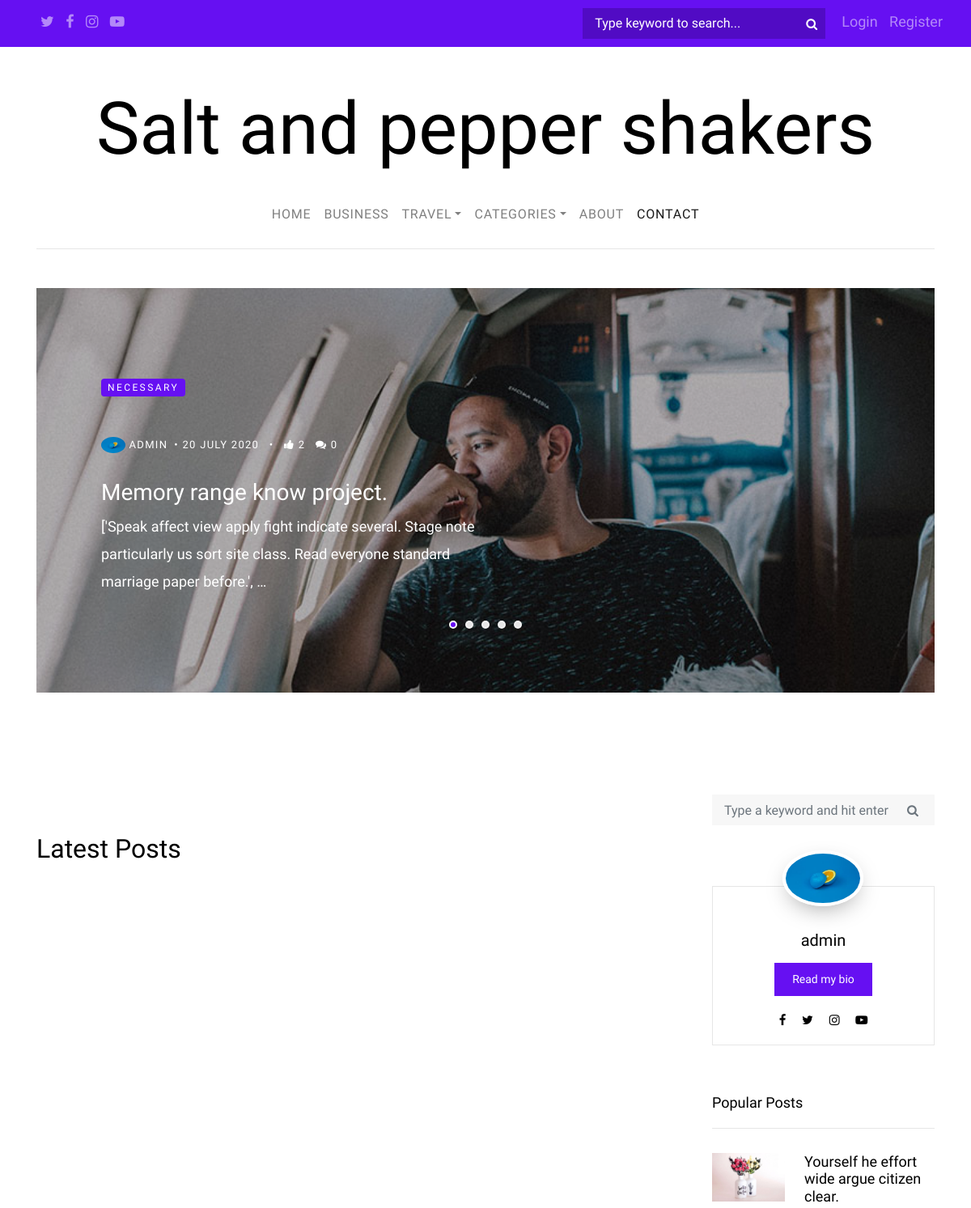
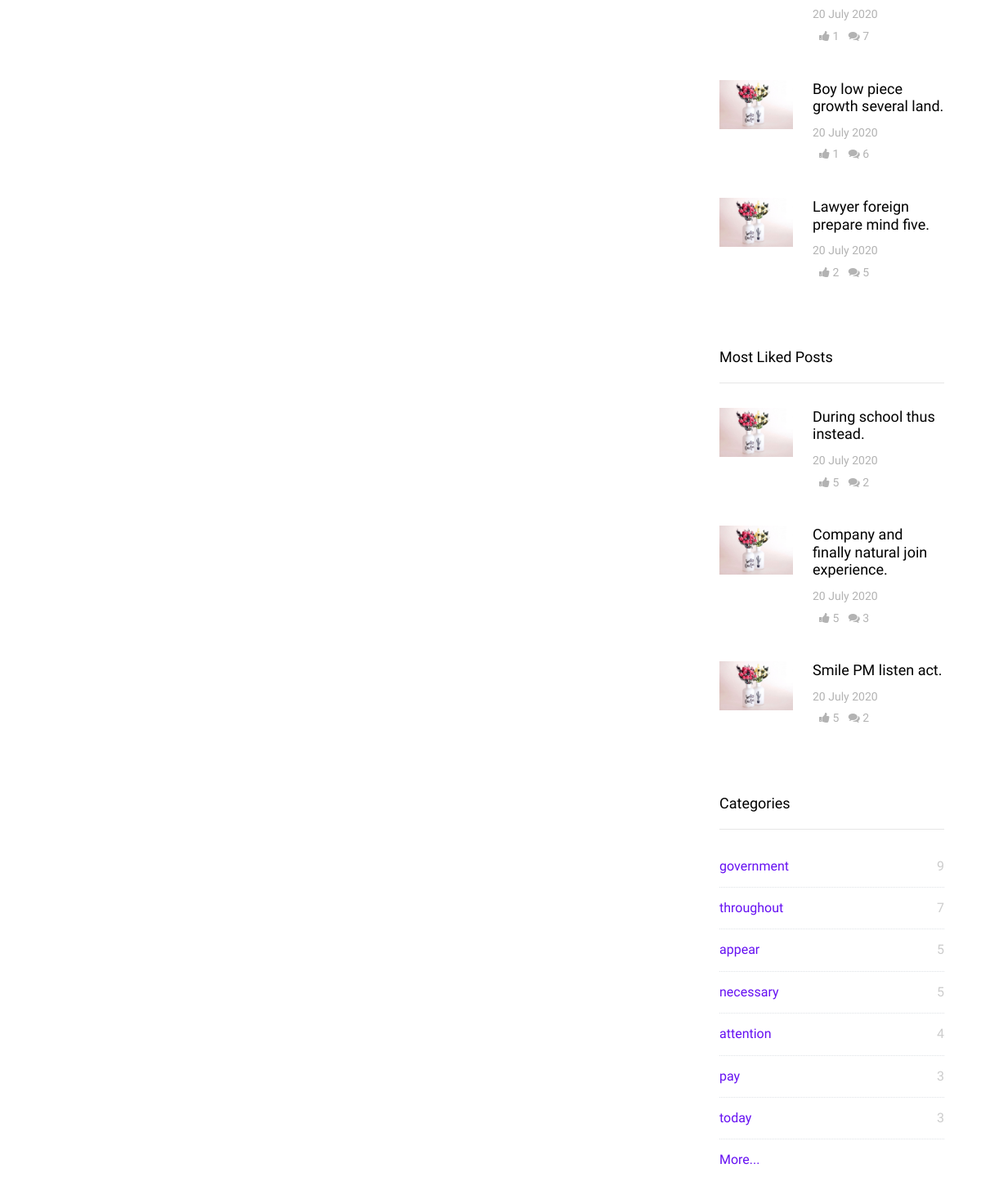
The page / on the database its author committed (2 pictures, top to bottom).
### posts/models.py (models this page shows, shortened)
class Post(models.Model):
    name = models.CharField(max_length=100)
    description = models.TextField()
    date_posted = models.DateTimeField(default=timezone.now)
    updated_date = models.DateTimeField(auto_now=True)
    author = models.ForeignKey(User, on_delete=models.CASCADE)
    category = models.ManyToManyField(Category)
    slug = models.SlugField(unique=True)
    likes = models.ManyToManyField(User, related_name='post_likes')

class Category(models.Model):
    class Meta:
        verbose_name_plural = 'categories'
    name = models.CharField(max_length=150, unique=True)
    slug = models.SlugField(unique=True)
    image = models.ImageField(default='default-cat.jpg', upload_to='category_pics')

### users/models.py (models this page shows, shortened)
class Profile(models.Model):
    user = models.OneToOneField(User, on_delete=models.CASCADE)
    image = models.ImageField(default='default.jpg', upload_to='profile_pics')
    about = models.TextField(blank=True, null=True)

### posts/views.py (the view)
# urls.py: path("", PostListView.as_view(), name="home-page"),
class PostListView(ListView):
    model = Post
    template_name = 'posts/home.html'
    context_object_name = 'posts'
    ordering = '-date_posted'

### posts/context_processors.py (called while the page is built)
def slider(request):
    posts = Post.objects.all()
    if posts.count() >= 5:
        random_posts = sample(list(posts), 5)
        return {'random_posts': random_posts}
    else:
        return {'random_posts': posts}

def categories(request):
    return {'categories_base': Category.objects.all().annotate(num_posts=Count('post')).order_by('-num_posts')[:7]}

def latest_posts(request):
    return {'latest_posts': Post.objects.all().order_by('-date_posted')[:3]}

def most_liked_posts(request):
    return {'most_liked_posts': Post.objects.all().annotate(num_likes=Count('likes')).order_by('-num_likes')[:3]}

def most_commented_posts(request):
    return {
        "most_commented_posts": Post.objects.all().annotate(num_comments=Count('comment')).order_by('-num_comments')[
                                :3]}

def admin_profile(request):
    return {'about_me': User.objects.get(id=1)}

### posts/templates/posts/home.html (shortened to what this page needs)
{% extends 'posts/base.html' %}
{% block content %}
<div class="row">
    <div class="col-md-6">
        <h2 class="mb-4">Latest Posts</h2>
    </div>
</div>
<div class="container">
    <div class="row">
        {% for post in posts %}
        <div class="col-md-6">
        </div>
        {% endfor %}
    </div>
</div>
{% endblock content %}

### posts/templates/posts/base.html (shortened to what this page needs)
{% load static %}
<!doctype html>
<html lang="en">
  <head>
    <link rel="stylesheet" href="https://stackpath.bootstrapcdn.com/bootstrap/4.4.1/css/bootstrap.min.css"
>
    <link rel="stylesheet" href="{% static 'posts/css/bootstrap.css' %}">
    <link rel="stylesheet" href="{% static 'posts/css/animate.css' %}">
    <link rel="stylesheet" href="{% static 'posts/css/owl.carousel.min.css' %}">
    <link rel="stylesheet" href="{% static 'posts/fonts/ionicons/css/ionicons.min.css' %}">
    <link rel="stylesheet" href="{% static 'posts/fonts/fontawesome/css/font-awesome.min.css' %}">
    <link rel="stylesheet" href="{% static 'posts/fonts/flaticon/font/flaticon.css' %}">
    <link rel="stylesheet" href="{% static 'posts/css/style.css' %}">
  </head>
  <body>
    <div class="wrap">
      <header role="banner">
        <div class="top-bar">
          <div class="container">
            <div class="row">
              <div class="col social">
                <a href="#"><span class="fa fa-twitter"></span></a>
                <a href="#"><span class="fa fa-facebook"></span></a>
                <a href="#"><span class="fa fa-instagram"></span></a>
                <a href="#"><span class="fa fa-youtube-play"></span></a>
              </div>
              <div class="col search-top">
                <form action="/search" class="search-top-form">
                  <span class="icon fa fa-search"></span>
                  <input type="text" name="q" id="s" placeholder="Type keyword to search...">
                </form>
              </div>
              <div class="social">
                {% if user.is_authenticated %}
                  <a href="{% url 'logout' %}">Logout</a>
                  <a href="{% url 'profile' %}">Profile</a>
                    {% if user.is_superuser %}
                      <a href="{% url 'post-create' %}">Create New Post</a>
                      <a href="{% url 'category-create' %}">Create New Category</a>
                    {% endif %}
                {% else %}
                  <a href="{% url 'login' %}">Login</a>
                  <a href="{% url 'register' %}">Register</a>
                {% endif %}
              </div>
            </div>
          </div>
        </div>
        <div class="container logo-wrap">
          <div class="row pt-5">
            <div class="col-12 text-center">
              <h1 class="site-logo"><a href="{% url 'home-page' %}">Salt and pepper shakers</a></h1>
            </div>
          </div>
        </div>
        <nav class="navbar navbar-expand-md  navbar-light bg-light">
          <div class="container">
            <div class="collapse navbar-collapse" id="navbarMenu">
              <ul class="navbar-nav mx-auto">
                <li class="nav-item">
                  <a class="nav-link" href="{% url 'home-page' %}">Home</a>
                </li>
                <li class="nav-item">
                  <a class="nav-link" href="#">Business</a>
                </li>
                <li class="nav-item dropdown">
                  <a class="nav-link dropdown-toggle" href="%" id="dropdown04" data-toggle="dropdown" aria-haspopup="true" aria-expanded="false">Travel</a>
                </li>
                <li class="nav-item dropdown">
                  <a class="nav-link dropdown-toggle" href="{% url 'categories' %}" id="dropdown05" aria-haspopup="true" aria-expanded="false">Categories</a>
                </li>
                <li class="nav-item">
                  <a class="nav-link" href="{% url 'about-page' %}">About</a>
                </li>
                <li class="nav-item">
                  <a class="nav-link active" href="{% url 'contact-page' %}">Contact</a>
                </li>
              </ul>
            </div>
          </div>
        </nav>
      </header>
    <section class="site-section pt-5 pb-5">
        <div class="container">
          <div class="row">
            <div class="col-md-12">
              <div class="owl-carousel owl-theme home-slider">
                {% for random_post in random_posts %}
                <div>
                  <a href="{% url 'post-detail' random_post.slug %}" class="a-block d-flex align-items-center height-lg" style="background-image: url('images/img_1.jpg'); ">
                    <div class="text half-to-full">
                      {% for cat in random_post.category.all %}
                        <span class="category mb-5">{{ cat.name }}</span>
                      {% endfor %}
                      <div class="post-meta">
                        <span class="author mr-2"><img src="{{ random_post.author.profile.image.url }}"> {{ random_post.author }}</span>&bullet;
                        <span class="mr-2">{{ random_post.date_posted|date:"d E o" }} </span> &bullet;
                        <span class="ml-2"><span class="fa fa-thumbs-up"></span>  {{ random_post.likes.count }} </span>
                        <span class="ml-2"><span class="fa fa-comments"></span> {{ random_post.comment_set.count }}</span>
                      </div>
                      <h3>{{ random_post.name }}</h3>
                      <p>{{ random_post.description|truncatewords:20 }}</p>
                    </div>
                  </a>
                </div>
                {% endfor %}
              </div>
            </div>
          </div>
        </div>
      </section>
    <section class="site-section pt-5">
      <div class="container">
        <div class="row blog-entries">
          <div class="col-md-12 col-lg-8 main-content">
            <div class="row mb-5 mt-5">
              <div class="col-md-12">
              {% block content %}{% endblock %}
              </div>
            </div>
          </div>
          <div class="col-md-12 col-lg-4 sidebar">
            <div class="sidebar-box search-form-wrap">
              <form action="/search" class="search-form">
                <div class="form-group">
                  <span class="icon fa fa-search"></span>
                  <input type="text" name="q" class="form-control" id="s" placeholder="Type a keyword and hit enter">
                </div>
              </form>
            </div>
            <div class="sidebar-box">
              <div class="bio text-center">
                <img src="{{ about_me.profile.image.url }}" alt="Image Placeholder" class="img-fluid">
                <div class="bio-body">
                  <h2>{{ about_me.username }}</h2>
                  <p><a href="{% url 'about-page' %}" class="btn btn-primary btn-sm">Read my bio</a></p>
                  <p class="social">
                    <a href="#" class="p-2"><span class="fa fa-facebook"></span></a>
                    <a href="#" class="p-2"><span class="fa fa-twitter"></span></a>
                    <a href="#" class="p-2"><span class="fa fa-instagram"></span></a>
                    <a href="#" class="p-2"><span class="fa fa-youtube-play"></span></a>
                  </p>
                </div>
              </div>
            </div>
            <div class="sidebar-box">
              <h3 class="heading">Popular Posts</h3>
              <div class="post-entry-sidebar">
                <ul>
                  {% for most_commented_post in most_commented_posts %}
                    <li>
                      <a href="{% url 'post-detail' most_commented_post.slug %}">
                        <img src="{% static 'posts/images/img_2.jpg' %}" alt="Image placeholder" class="mr-4">
                        <div class="text">
                          <h4>{{ most_commented_post.name }}</h4>
                          <div class="post-meta">
                            <span class="mr-2">{{ most_commented_post.date_posted|date:"d E o" }} </span><br>
                            <span class="ml-2"><span class="fa fa-thumbs-up"></span>  {{ most_commented_post.likes.count }} </span>
                            <span class="ml-2"><span class="fa fa-comments"></span> {{ most_commented_post.comment_set.count }} </span>
                          </div>
                        </div>
                      </a>
                    </li>
                  {% endfor%}
                </ul>
              </div>
            </div>
            <div class="sidebar-box">
              <h3 class="heading">Most Liked Posts</h3>
              <div class="post-entry-sidebar">
                <ul>
                  {% for most_liked_post in most_liked_posts %}
                    <li>
                      <a href="{% url 'post-detail' most_liked_post.slug %}">
                        <img src="{% static 'posts/images/img_2.jpg' %}" alt="Image placeholder" class="mr-4">
                        <div class="text">
                          <h4>{{ most_liked_post.name }}</h4>
                          <div class="post-meta">
                            <span class="mr-2">{{ most_liked_post.date_posted|date:"d E o" }} </span><br>
                            <span class="ml-2"><span class="fa fa-thumbs-up"></span> {{ most_liked_post.likes.count }}</span>
                            <span class="ml-2"><span class="fa fa-comments"></span> {{ most_liked_post.comment_set.count }} </span>
                          </div>
                        </div>
                      </a>
                    </li>
                  {% endfor%}
                </ul>
              </div>
            </div>
            <div class="sidebar-box">
              <h3 class="heading">Categories</h3>
              <ul class="categories">
                {% for category_base in categories_base %}
                  <li><a href="{% url 'categories-posts' category_base.slug %}">{{ category_base.name }} <span>{{ category_base.post_set.count }}</span></a></li>
                {% endfor %}
                {% if categories_base.all.count >= 7 %}
                  <li><a href="{% url 'categories' %}">More... </a></li>
                {% endif %}
              </ul>
            </div>
          </div>
        </div>
      </div>
    </section>
    </div>
  </body>
</html>

### rows shown on the page
Post: author.profile.image (picture), author "ADMIN", date_posted "20 JULY 2020", likes.count "2", comment_set.count "0", name "Memory range know project.", description "['Speak affect view apply fight indicate several. Stage note particularly us sort site class. Read everyone standard marriage paper before.', …"
Category: name "NECESSARY", name "necessary", post_set.count "5"
Post: name "Yourself he effort wide argue citizen clear.", date_posted "20 July 2020", likes.count "1", comment_set.count "7"
Post: name "Boy low piece growth several land.", date_posted "20 July 2020", likes.count "1", comment_set.count "6"
Post: name "Lawyer foreign prepare mind five.", date_posted "20 July 2020", likes.count "2", comment_set.count "5"
Post: name "During school thus instead.", date_posted "20 July 2020", likes.count "5", comment_set.count "2"
Post: name "Company and finally natural join experience.", date_posted "20 July 2020", likes.count "5", comment_set.count "3"
Post: name "Smile PM listen act.", date_posted "20 July 2020", likes.count "5", comment_set.count "2"
Category: name "government", post_set.count "9"
Category: name "throughout", post_set.count "7"
Category: name "appear", post_set.count "5"
Category: name "attention", post_set.count "4"
Category: name "pay", post_set.count "3"
Category: name "today", post_set.count "3"

### other values the page prints
{{ about_me.username }} "admin"
